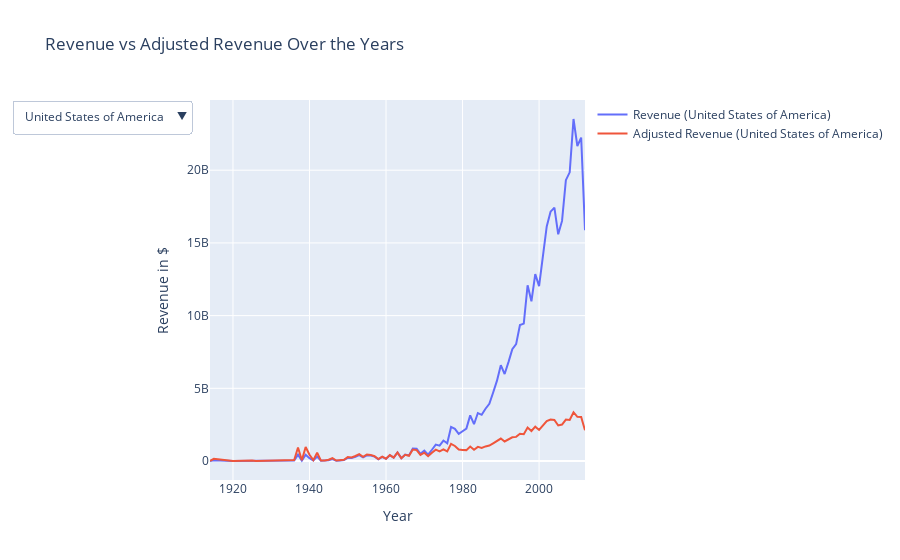

The code cell stored with this chart in its notebook:
### Code cell
interactive_revenue_plot(df_movies_eco_exploded_countries)
